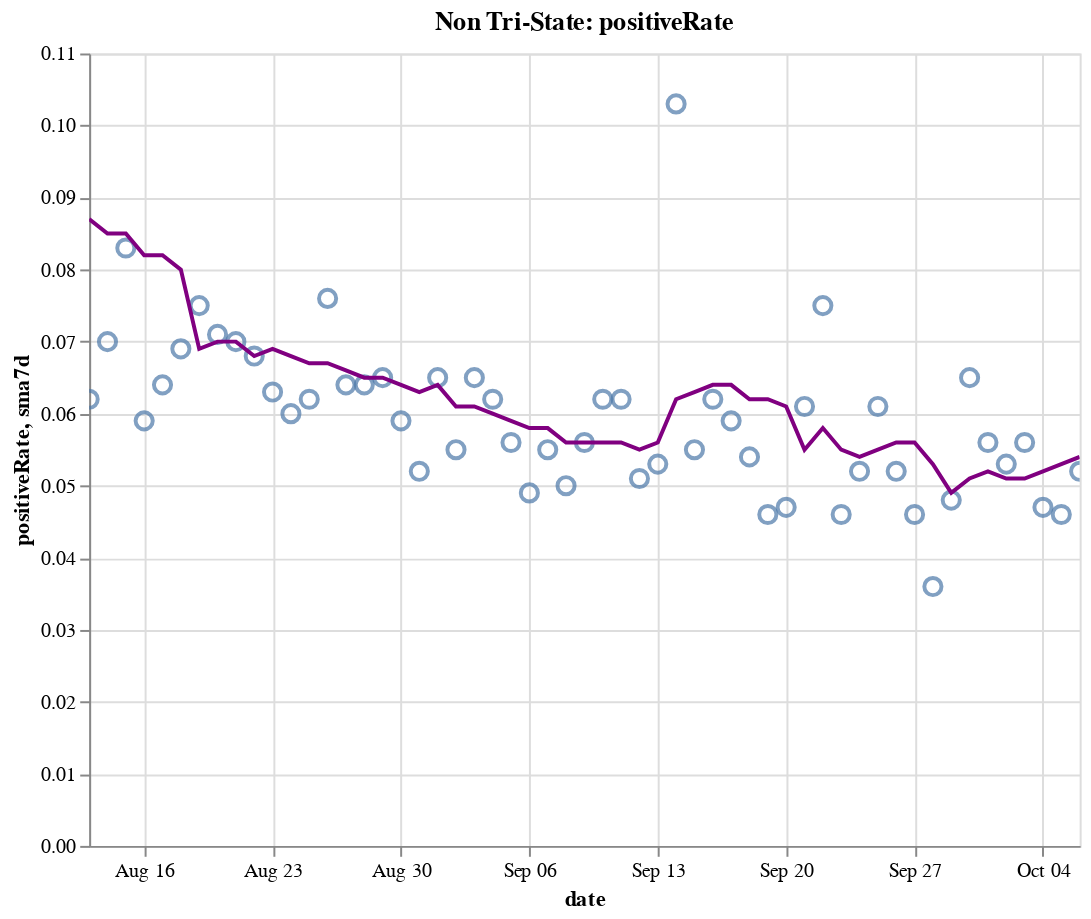

Here is the notebook cell this chart was saved with:
### Code cell
create_plot(non_tristate, 'positiveRate')

### Figure 1 — Vega-Lite specification as saved in the notebook (floating-point values rounded to 4 significant figures)
{"config": {"view": {"continuousWidth": 400, "continuousHeight": 300}}, "layer": [{"layer": [{"mark": {"type": "point", "size": 75}, "encoding": {"tooltip": [{"type": "temporal", "field": "date"}, {"type": "quantitative", "field": "positiveRate"}, {"type": "quantitative", "field": "sma7d"}], "x": {"type": "temporal", "field": "date"}, "y": {"type": "quantitative", "field": "positiveRate"}}, "selection": {"selector016": {"type": "interval", "bind": "scales", "encodings": ["x", "y"]}}}, {"mark": {"type": "line", "color": "purple"}, "encoding": {"x": {"type": "temporal", "field": "date"}, "y": {"type": "quantitative", "field": "sma7d"}}}]}, {"mark": {"type": "rule", "color": "#aaa"}, "encoding": {"x": {"type": "temporal", "field": "date"}}, "transform": [{"filter": {"selection": "selector015"}}]}, {"mark": "circle", "encoding": {"opacity": {"condition": {"value": 1, "selection": "selector015"}, "value": 0}, "tooltip": [{"type": "temporal", "field": "date"}, {"type": "quantitative", "field": "positiveRate"}, {"type": "quantitative", "field": "sma7d"}], "x": {"type": "temporal", "field": "date"}, "y": {"type": "quantitative", "field": "positiveRate"}}, "selection": {"selector015": {"type": "single", "encodings": ["x"], "on": "mouseover", "nearest": true, "empty": "none"}}}, {"mark": {"type": "text", "align": "left", "dx": 5, "dy": -5, "stroke": "white", "strokeWidth": 2}, "encoding": {"text": {"type": "quantitative", "field": "positiveRate"}, "tooltip": [{"type": "temporal", "field": "date"}, {"type": "quantitative", "field": "positiveRate"}, {"type": "quantitative", "field": "sma7d"}], "x": {"type": "temporal", "field": "date"}, "y": {"type": "quantitative", "field": "positiveRate"}}, "transform": [{"filter": {"selection": "selector015"}}]}, {"mark": {"type": "text", "align": "left", "dx": 5, "dy": -5}, "encoding": {"text": {"type": "quantitative", "field": "positiveRate"}, "tooltip": [{"type": "temporal", "field": "date"}, {"type": "quantitative", "field": "positiveRate"}, {"type": "quantitative", "field": "sma7d"}], "x": {"type": "temporal", "field": "date"}, "y": {"type": "quantitative", "field": "positiveRate"}}, "transform": [{"filter": {"selection": "selector015"}}]}], "data": {"name": "data-927d72f5720489ea88e3069a89b4048c"}, "height": 400, "title": "Non Tri-State: positiveRate", "width": 500, "$schema": "https://vega.github.io/schema/vega-lite/v4.8.1.json", "datasets": {"data-927d72f5720489ea88e3069a89b4048c": [{"date": "2020-08-13T00:00:00", "totalTestResultsIncrease": 805500.0, "positiveIncrease": 50290.0, "death": 113400.0, "deathIncrease": 1145.0, "positiveRate": 0.062, "state": "Non Tri-State", "sma7d": 0.087}, {"date": "2020-08-14T00:00:00", "totalTestResultsIncrease": 769500.0, "positiveIncrease": 54220.0, "death": 114600.0, "deathIncrease": 1199.0, "positiveRate": 0.07, "state": "Non Tri-State", "sma7d": 0.085}, {"date": "2020-08-15T00:00:00", "totalTestResultsIncrease": 661400.0, "positiveIncrease": 55140.0, "death": 115800.0, "deathIncrease": 1200.0, "positiveRate": 0.083, "state": "Non Tri-State", "sma7d": 0.085}, {"date": "2020-08-16T00:00:00", "totalTestResultsIncrease": 703900.0, "positiveIncrease": 41870.0, "death": 116400.0, "deathIncrease": 611.0, "positiveRate": 0.059, "state": "Non Tri-State", "sma7d": 0.082}, {"date": "2020-08-17T00:00:00", "totalTestResultsIncrease": 570500.0, "positiveIncrease": 36790.0, "death": 116800.0, "deathIncrease": 394.0, "positiveRate": 0.064, "state": "Non Tri-State", "sma7d": 0.082}, {"date": "2020-08-18T00:00:00", "totalTestResultsIncrease": 577300.0, "positiveIncrease": 39820.0, "death": 118000.0, "deathIncrease": 1178.0, "positiveRate": 0.069, "state": "Non Tri-State", "sma7d": 0.08}, {"date": "2020-08-19T00:00:00", "totalTestResultsIncrease": 589300.0, "positiveIncrease": 43940.0, "death": 119400.0, "deathIncrease": 1402.0, "positiveRate": 0.075, "state": "Non Tri-State", "sma7d": 0.069}, {"date": "2020-08-20T00:00:00", "totalTestResultsIncrease": 608500.0, "positiveIncrease": 42940.0, "death": 120500.0, "deathIncrease": 1122.0, "positiveRate": 0.071, "state": "Non Tri-State", "sma7d": 0.07}, {"date": "2020-08-21T00:00:00", "totalTestResultsIncrease": 650800.0, "positiveIncrease": 45480.0, "death": 121600.0, "deathIncrease": 1109.0, "positiveRate": 0.07, "state": "Non Tri-State", "sma7d": 0.07}, {"date": "2020-08-22T00:00:00", "totalTestResultsIncrease": 668800.0, "positiveIncrease": 45160.0, "death": 122600.0, "deathIncrease": 1023.0, "positiveRate": 0.068, "state": "Non Tri-State", "sma7d": 0.068}, {"date": "2020-08-23T00:00:00", "totalTestResultsIncrease": 582400.0, "positiveIncrease": 36740.0, "death": 123200.0, "deathIncrease": 563.0, "positiveRate": 0.063, "state": "Non Tri-State", "sma7d": 0.069}, {"date": "2020-08-24T00:00:00", "totalTestResultsIncrease": 559800.0, "positiveIncrease": 33520.0, "death": 123500.0, "deathIncrease": 333.0, "positiveRate": 0.06, "state": "Non Tri-State", "sma7d": 0.068}, {"date": "2020-08-25T00:00:00", "totalTestResultsIncrease": 575300.0, "positiveIncrease": 35420.0, "death": 124600.0, "deathIncrease": 1138.0, "positiveRate": 0.062, "state": "Non Tri-State", "sma7d": 0.067}, {"date": "2020-08-26T00:00:00", "totalTestResultsIncrease": 568900.0, "positiveIncrease": 43020.0, "death": 125900.0, "deathIncrease": 1280.0, "positiveRate": 0.076, "state": "Non Tri-State", "sma7d": 0.067}, {"date": "2020-08-27T00:00:00", "totalTestResultsIncrease": 667600.0, "positiveIncrease": 42760.0, "death": 127000.0, "deathIncrease": 1116.0, "positiveRate": 0.064, "state": "Non Tri-State", "sma7d": 0.066}, {"date": "2020-08-28T00:00:00", "totalTestResultsIncrease": 710400.0, "positiveIncrease": 45410.0, "death": 128000.0, "deathIncrease": 1011.0, "positiveRate": 0.064, "state": "Non Tri-State", "sma7d": 0.065}, {"date": "2020-08-29T00:00:00", "totalTestResultsIncrease": 665600.0, "positiveIncrease": 43520.0, "death": 129100.0, "deathIncrease": 1005.0, "positiveRate": 0.065, "state": "Non Tri-State", "sma7d": 0.065}, {"date": "2020-08-30T00:00:00", "totalTestResultsIncrease": 648000.0, "positiveIncrease": 38510.0, "death": 129500.0, "deathIncrease": 463.0, "positiveRate": 0.059, "state": "Non Tri-State", "sma7d": 0.064}, {"date": "2020-08-31T00:00:00", "totalTestResultsIncrease": 574100.0, "positiveIncrease": 30020.0, "death": 129900.0, "deathIncrease": 357.0, "positiveRate": 0.052, "state": "Non Tri-State", "sma7d": 0.063}, {"date": "2020-09-01T00:00:00", "totalTestResultsIncrease": 637700.0, "positiveIncrease": 41220.0, "death": 130900.0, "deathIncrease": 1018.0, "positiveRate": 0.065, "state": "Non Tri-State", "sma7d": 0.064}, {"date": "2020-09-02T00:00:00", "totalTestResultsIncrease": 539700.0, "positiveIncrease": 29490.0, "death": 131900.0, "deathIncrease": 1015.0, "positiveRate": 0.055, "state": "Non Tri-State", "sma7d": 0.061}, {"date": "2020-09-03T00:00:00", "totalTestResultsIncrease": 669500.0, "positiveIncrease": 43350.0, "death": 133000.0, "deathIncrease": 1055.0, "positiveRate": 0.065, "state": "Non Tri-State", "sma7d": 0.061}, {"date": "2020-09-04T00:00:00", "totalTestResultsIncrease": 804900.0, "positiveIncrease": 50120.0, "death": 133900.0, "deathIncrease": 986.0, "positiveRate": 0.062, "state": "Non Tri-State", "sma7d": 0.06}, {"date": "2020-09-05T00:00:00", "totalTestResultsIncrease": 780700.0, "positiveIncrease": 43780.0, "death": 134900.0, "deathIncrease": 909.0, "positiveRate": 0.056, "state": "Non Tri-State", "sma7d": 0.059}, {"date": "2020-09-06T00:00:00", "totalTestResultsIncrease": 660000.0, "positiveIncrease": 32080.0, "death": 135300.0, "deathIncrease": 436.0, "positiveRate": 0.049, "state": "Non Tri-State", "sma7d": 0.058}, {"date": "2020-09-07T00:00:00", "totalTestResultsIncrease": 505700.0, "positiveIncrease": 27830.0, "death": 135500.0, "deathIncrease": 221.0, "positiveRate": 0.055, "state": "Non Tri-State", "sma7d": 0.058}, {"date": "2020-09-08T00:00:00", "totalTestResultsIncrease": 418600.0, "positiveIncrease": 20970.0, "death": 135900.0, "deathIncrease": 341.0, "positiveRate": 0.05, "state": "Non Tri-State", "sma7d": 0.056}, {"date": "2020-09-09T00:00:00", "totalTestResultsIncrease": 539700.0, "positiveIncrease": 30130.0, "death": 136900.0, "deathIncrease": 1073.0, "positiveRate": 0.056, "state": "Non Tri-State", "sma7d": 0.056}, {"date": "2020-09-10T00:00:00", "totalTestResultsIncrease": 580900.0, "positiveIncrease": 36180.0, "death": 138100.0, "deathIncrease": 1154.0, "positiveRate": 0.062, "state": "Non Tri-State", "sma7d": 0.056}, {"date": "2020-09-11T00:00:00", "totalTestResultsIncrease": 693600.0, "positiveIncrease": 43340.0, "death": 139100.0, "deathIncrease": 1002.0, "positiveRate": 0.062, "state": "Non Tri-State", "sma7d": 0.056}, {"date": "2020-09-12T00:00:00", "totalTestResultsIncrease": 802300.0, "positiveIncrease": 40790.0, "death": 139900.0, "deathIncrease": 804.0, "positiveRate": 0.051, "state": "Non Tri-State", "sma7d": 0.055}, {"date": "2020-09-13T00:00:00", "totalTestResultsIncrease": 631700.0, "positiveIncrease": 33430.0, "death": 140300.0, "deathIncrease": 379.0, "positiveRate": 0.053, "state": "Non Tri-State", "sma7d": 0.056}, {"date": "2020-09-14T00:00:00", "totalTestResultsIncrease": 315300.0, "positiveIncrease": 32380.0, "death": 140700.0, "deathIncrease": 391.0, "positiveRate": 0.103, "state": "Non Tri-State", "sma7d": 0.062}, {"date": "2020-09-15T00:00:00", "totalTestResultsIncrease": 622400.0, "positiveIncrease": 34110.0, "death": 141700.0, "deathIncrease": 1011.0, "positiveRate": 0.055, "state": "Non Tri-State", "sma7d": 0.063}, {"date": "2020-09-16T00:00:00", "totalTestResultsIncrease": 628700.0, "positiveIncrease": 38850.0, "death": 142900.0, "deathIncrease": 1184.0, "positiveRate": 0.062, "state": "Non Tri-State", "sma7d": 0.064}, {"date": "2020-09-17T00:00:00", "totalTestResultsIncrease": 710300.0, "positiveIncrease": 41870.0, "death": 143700.0, "deathIncrease": 856.0, "positiveRate": 0.059, "state": "Non Tri-State", "sma7d": 0.064}, {"date": "2020-09-18T00:00:00", "totalTestResultsIncrease": 859900.0, "positiveIncrease": 46070.0, "death": 144600.0, "deathIncrease": 883.0, "positiveRate": 0.054, "state": "Non Tri-State", "sma7d": 0.062}, {"date": "2020-09-19T00:00:00", "totalTestResultsIncrease": 959300.0, "positiveIncrease": 44120.0, "death": 145300.0, "deathIncrease": 735.0, "positiveRate": 0.046, "state": "Non Tri-State", "sma7d": 0.062}, {"date": "2020-09-20T00:00:00", "totalTestResultsIncrease": 747700.0, "positiveIncrease": 34980.0, "death": 145600.0, "deathIncrease": 322.0, "positiveRate": 0.047, "state": "Non Tri-State", "sma7d": 0.061}, {"date": "2020-09-21T00:00:00", "totalTestResultsIncrease": 622900.0, "positiveIncrease": 38010.0, "death": 145900.0, "deathIncrease": 281.0, "positiveRate": 0.061, "state": "Non Tri-State", "sma7d": 0.055}, {"date": "2020-09-22T00:00:00", "totalTestResultsIncrease": 642600.0, "positiveIncrease": 48120.0, "death": 146800.0, "deathIncrease": 842.0, "positiveRate": 0.075, "state": "Non Tri-State", "sma7d": 0.058}, {"date": "2020-09-23T00:00:00", "totalTestResultsIncrease": 820300.0, "positiveIncrease": 37340.0, "death": 147900.0, "deathIncrease": 1145.0, "positiveRate": 0.046, "state": "Non Tri-State", "sma7d": 0.055}, {"date": "2020-09-24T00:00:00", "totalTestResultsIncrease": 803300.0, "positiveIncrease": 42100.0, "death": 148800.0, "deathIncrease": 908.0, "positiveRate": 0.052, "state": "Non Tri-State", "sma7d": 0.054}, {"date": "2020-09-25T00:00:00", "totalTestResultsIncrease": 880700.0, "positiveIncrease": 53960.0, "death": 149700.0, "deathIncrease": 829.0, "positiveRate": 0.061, "state": "Non Tri-State", "sma7d": 0.055}, {"date": "2020-09-26T00:00:00", "totalTestResultsIncrease": 889000.0, "positiveIncrease": 46100.0, "death": 150500.0, "deathIncrease": 859.0, "positiveRate": 0.052, "state": "Non Tri-State", "sma7d": 0.056}, {"date": "2020-09-27T00:00:00", "totalTestResultsIncrease": 742700.0, "positiveIncrease": 33890.0, "death": 150800.0, "deathIncrease": 295.0, "positiveRate": 0.046, "state": "Non Tri-State", "sma7d": 0.056}, {"date": "2020-09-28T00:00:00", "totalTestResultsIncrease": 961100.0, "positiveIncrease": 34570.0, "death": 151100.0, "deathIncrease": 245.0, "positiveRate": 0.036, "state": "Non Tri-State", "sma7d": 0.053}, {"date": "2020-09-29T00:00:00", "totalTestResultsIncrease": 726700.0, "positiveIncrease": 35120.0, "death": 151800.0, "deathIncrease": 725.0, "positiveRate": 0.048, "state": "Non Tri-State", "sma7d": 0.049}, {"date": "2020-09-30T00:00:00", "totalTestResultsIncrease": 654200.0, "positiveIncrease": 42490.0, "death": 152800.0, "deathIncrease": 1040.0, "positiveRate": 0.065, "state": "Non Tri-State", "sma7d": 0.051}, {"date": "2020-10-01T00:00:00", "totalTestResultsIncrease": 776800.0, "positiveIncrease": 43510.0, "death": 153600.0, "deathIncrease": 832.0, "positiveRate": 0.056, "state": "Non Tri-State", "sma7d": 0.052}, {"date": "2020-10-02T00:00:00", "totalTestResultsIncrease": 877300.0, "positiveIncrease": 46640.0, "death": 154500.0, "deathIncrease": 822.0, "positiveRate": 0.053, "state": "Non Tri-State", "sma7d": 0.051}, {"date": "2020-10-03T00:00:00", "totalTestResultsIncrease": 862800.0, "positiveIncrease": 48690.0, "death": 155200.0, "deathIncrease": 729.0, "positiveRate": 0.056, "state": "Non Tri-State", "sma7d": 0.051}, {"date": "2020-10-04T00:00:00", "totalTestResultsIncrease": 784400.0, "positiveIncrease": 36590.0, "death": 155500.0, "deathIncrease": 348.0, "positiveRate": 0.047, "state": "Non Tri-State", "sma7d": 0.052}, {"date": "2020-10-05T00:00:00", "totalTestResultsIncrease": 784800.0, "positiveIncrease": 35870.0, "death": 155900.0, "deathIncrease": 312.0, "positiveRate": 0.046, "state": "Non Tri-State", "sma7d": 0.053}, {"date": "2020-10-06T00:00:00", "totalTestResultsIncrease": 708700.0, "positiveIncrease": 36520.0, "death": 156500.0, "deathIncrease": 612.0, "positiveRate": 0.052, "state": "Non Tri-State", "sma7d": 0.054}]}}
